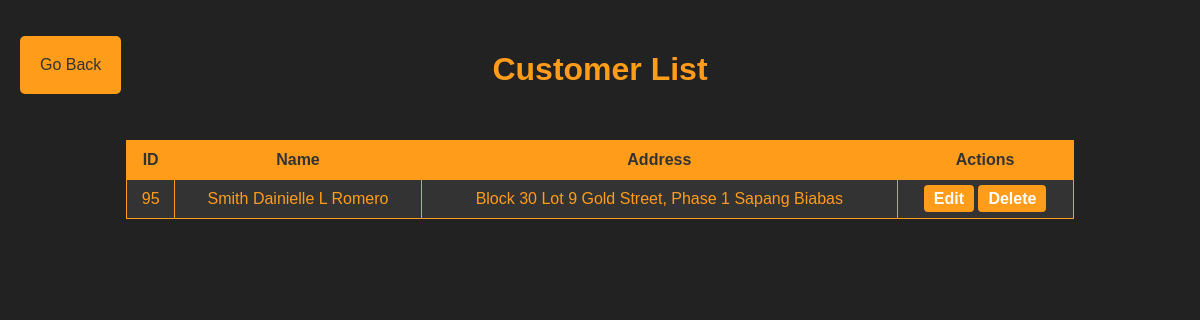
The app's page /admin/customer/customer.php with its own data.
### tables this page shows
CREATE TABLE `customer` (
  `customer_id` int(11) NOT NULL,
  `customer_name` varchar(255) NOT NULL,
  `customer_address` varchar(255) NOT NULL
);

### admin/customer/customer.php (the view, shortened to what this page needs)
<?php
$conn = new mysqli("localhost", "root", "", "coffeeshopdb");
$sql = "SELECT * FROM customer";
$result = $conn->query($sql);
?>
<!DOCTYPE html>
<html lang="en">
<head>
</head>
<body>
    <h1>Customer List</h1>
    <p class="go_back"><a href="../index.php">Go Back</a></p>
    <table>
        <tr>
            <th>ID</th>
            <th>Name</th>
            <th>Address</th>
            <th>Actions</th>
        </tr>
        <?php while ($row = $result->fetch_assoc()): ?>
            <tr>
                <td><?php echo $row['customer_id']; ?></td>
                <td><?php echo $row['customer_name']; ?></td>
                <td><?php echo $row['customer_address']; ?></td>
                <td class="action-buttons">
                    <a href="edit_customer.php?id=<?php echo $row['customer_id']; ?>" class="edit-btn">Edit</a>
                    <a href="delete_customer.php?id=<?php echo $row['customer_id']; ?>" class="delete-btn" onclick="return confirm('Are you sure you want to delete this customer?');">Delete</a>
                </td>
            </tr>
        <?php endwhile; ?>
    </table>
</body>
</html>

### admin/customer/customer.php (style rules this page uses)
body { font-family: Arial, sans-serif; background-color: #222; color: rgb(255, 156, 25); text-align: center; }
h1 { padding: 30px; color: rgb(255, 156, 25); }
table { width: 80%; margin: 20px auto; border-collapse: collapse; background-color: #333; }
table th, table td { border: 1px solid rgb(255, 156, 25); padding: 10px; text-align: center; }
table th { background-color: rgb(255, 156, 25); color: #333; }
.action-buttons a { text-decoration: none; color: white; padding: 5px 10px; border-radius: 4px; font-weight: bold; }
.edit-btn { background-color: rgb(255, 156, 25); }
.delete-btn { background-color: rgb(255, 156, 25); }
.go_back { position: absolute; top: 20px; background-color: rgb(255, 156, 25); padding: 20px; border-radius: 5px; left: 20px; }
.go_back a { color: #333; }
a { text-decoration: none; }

### records on screen
customer: customer_id "95", customer_name "Smith Dainielle L Romero", customer_address "Block 30 Lot 9 Gold Street, Phase 1 Sapang Biabas"
